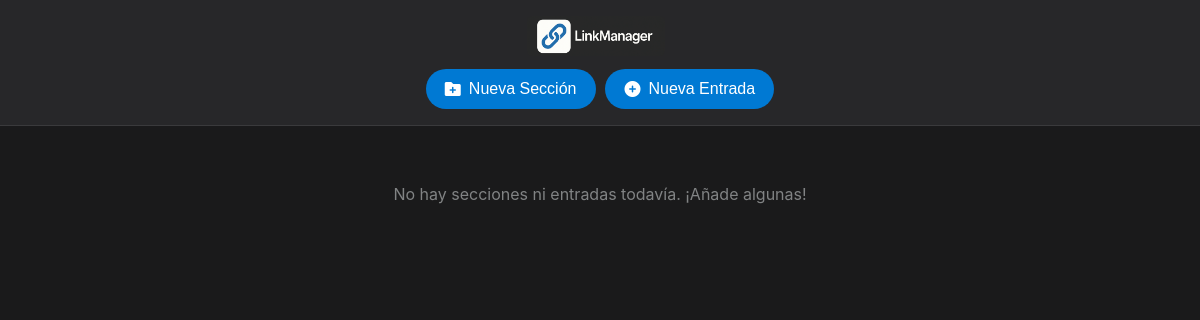
Before: / with the older database file.
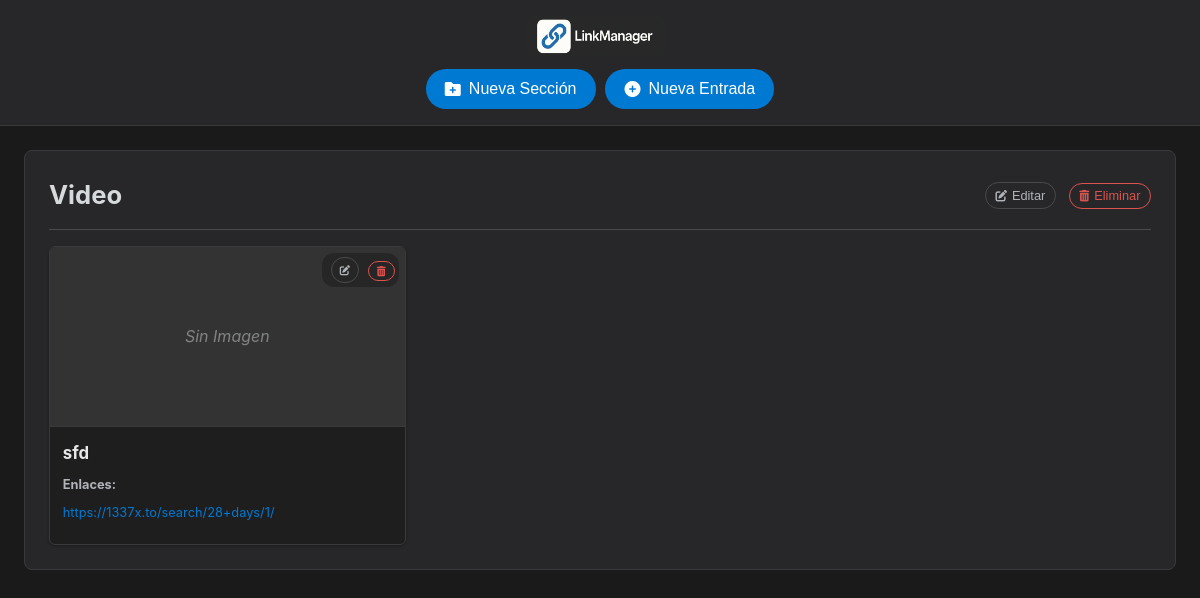
After: the same page with the newer database file.
### tables this page shows
CREATE TABLE sections (
    id INTEGER PRIMARY KEY AUTOINCREMENT,
    name TEXT NOT NULL UNIQUE
);

CREATE TABLE link_entries (
    id INTEGER PRIMARY KEY AUTOINCREMENT,
    title TEXT,
    description TEXT,
    image_url TEXT, 
    section_id INTEGER NOT NULL,
    created_at TIMESTAMP DEFAULT CURRENT_TIMESTAMP,
    FOREIGN KEY (section_id) REFERENCES sections (id) ON DELETE CASCADE
);

CREATE TABLE entry_urls (
    id INTEGER PRIMARY KEY AUTOINCREMENT,
    link_entry_id INTEGER NOT NULL,
    url TEXT NOT NULL,
    label TEXT, 
    FOREIGN KEY (link_entry_id) REFERENCES link_entries (id) ON DELETE CASCADE
);

### app.py (the view)
@app.route('/')
def index():
    db = get_db()
    cur_sections = db.cursor()
    cur_sections.execute("SELECT * FROM sections ORDER BY name")
    sections_data_raw = cur_sections.fetchall()
    sections_with_data = []
    for section_row_raw in sections_data_raw:
        section = dict(section_row_raw)
        cur_entries = db.cursor()
        cur_entries.execute("SELECT * FROM link_entries WHERE section_id = ? ORDER BY created_at DESC", (section['id'],))
        link_entries_for_section = []
        for entry_row_raw in cur_entries.fetchall():
            entry = dict(entry_row_raw)
            cur_urls = db.cursor()
            cur_urls.execute("SELECT * FROM entry_urls WHERE link_entry_id = ? ORDER BY id", (entry['id'],))
            entry['urls'] = [dict(url_row_raw) for url_row_raw in cur_urls.fetchall()]
            link_entries_for_section.append(entry)
        section['link_entries'] = link_entries_for_section
        sections_with_data.append(section)
    all_sections_for_dropdown = [dict(s) for s in sections_data_raw] # Reutilizar para dropdown
    return render_template('index.html', sections_with_data=sections_with_data, all_sections=all_sections_for_dropdown)

### app.py (called while the page is built)
def get_db():
    db = getattr(g, '_database', None)
    if db is None:
        db = g._database = sqlite3.connect(DATABASE)
        db.row_factory = sqlite3.Row
        db.execute("PRAGMA foreign_keys = ON")
    return db

@app.teardown_appcontext
def close_connection(exception):
    db = getattr(g, '_database', None)
    if db is not None:
        db.close()

### templates/index.html (shortened to what this page needs)
<!DOCTYPE html>
<html lang="es">
<head>
    <link rel="stylesheet" href="{{ url_for('static', filename='css/style.css') }}">
    <link rel="stylesheet" href="https://cdnjs.cloudflare.com/ajax/libs/font-awesome/6.0.0-beta3/css/all.min.css">
</head>
<body>
    <header class="site-header">
        <div class="header-content">
            <img src="{{ url_for('static', filename='images/linkmanager-logo.png') }}" alt="LinkManager Logo" class="header-logo">
        </div>
        <nav class="actions-bar">
            <button id="openAddSectionModalBtn" class="action-btn">
                <i class="fas fa-folder-plus"></i><span class="btn-text">Nueva Sección</span>
            </button>
            <button id="openAddLinkModalBtn" class="action-btn">
                <i class="fas fa-plus-circle"></i><span class="btn-text">Nueva Entrada</span>
            </button>
        </nav>
    </header>
    <main class="main-content">
        <div class="sections-display">
            {% if not sections_with_data %}
                <p class="empty-state">No hay secciones ni entradas todavía. ¡Añade algunas!</p>
            {% endif %}
            {% for section in sections_with_data %}
                <section class="links-section">
                    <header class="section-header">
                        <h2 class="section-title">{{ section.name }}</h2>
                        <div class="section-actions">
                            <button class="edit-section-btn action-btn-sm"
                                    data-section-id="{{ section.id }}"
                                    data-section-name="{{ section.name }}"
                                    title="Editar sección">
                                <i class="fas fa-edit"></i><span class="btn-text-sm">Editar</span>
                            </button>
                            <form class="inline-form" action="{{ url_for('delete_section', section_id=section.id) }}" method="POST" onsubmit="return confirm('¿Eliminar esta sección y TODAS sus entradas?');">
                                <button type="submit" class="delete-section-btn action-btn-sm danger" title="Eliminar sección">
                                    <i class="fas fa-trash-alt"></i><span class="btn-text-sm">Eliminar</span>
                                </button>
                            </form>
                        </div>
                    </header>
                    {% if not section.link_entries %}
                        <p class="no-entries-message">No hay entradas en esta sección.</p>
                    {% else %}
                        <div class="links-grid">
                            {% for entry in section.link_entries %}
                                <article class="link-card">
                                    <div class="link-card-actions-top">
                                        <button class="edit-entry-btn action-btn-sm"
                                                data-entry-id="{{ entry.id }}"
                                                title="Editar entrada">
                                            <i class="fas fa-edit"></i>
                                        </button>
                                        <form class="inline-form" action="{{ url_for('delete_link_entry', entry_id=entry.id) }}" method="POST" onsubmit="return confirm('¿Eliminar esta entrada?');">
                                            <button type="submit" class="delete-btn action-btn-sm danger" title="Eliminar entrada">
                                                <i class="fas fa-trash-alt"></i>
                                            </button>
                                        </form>
                                    </div>
                                    <figure class="link-image-figure">
                                        {% if entry.image_url %}
                                            {% if entry.image_url.startswith('http') %}
                                                <img src="{{ entry.image_url }}" alt="{{ entry.title }}" class="link-image" onerror="this.style.display='none'; this.parentElement.classList.add('no-image');">
                                            {% else %}
                                                <img src="{{ url_for('static', filename=entry.image_url) }}" alt="{{ entry.title }}" class="link-image" onerror="this.style.display='none'; this.parentElement.classList.add('no-image');">
                                            {% endif %}
                                        {% else %}
                                            <div class="link-image-placeholder">Sin Imagen</div>
                                        {% endif %}
                                    </figure>
                                    <div class="link-content">
                                        <h3 class="link-title">{{ entry.title if entry.title else "Entrada sin título" }}</h3>
                                        <div class="entry-url-list">
                                            <strong>Enlaces:</strong>
                                            <ul>
                                                {% for item_url in entry.urls %}
                                                <li>
                                                    <a href="{{ item_url.url if item_url.url.startswith('http') else 'http://' + item_url.url }}" target="_blank" rel="noopener noreferrer" title="{{ item_url.url }}">
                                                        {{ item_url.url | truncate(35, True, '...') }}
                                                    </a>
                                                </li>
                                                {% else %} <li>No hay URLs.</li>
                                                {% endfor %}
                                            </ul>
                                        </div>
                                    </div>
                                </article>
                            {% endfor %}
                        </div>
                    {% endif %}
                </section>
            {% endfor %}
        </div>
    </main>
</body>
</html>

Changed rows visible on the page:
added sections: name "Video"
added link_entries: title "sfd"
added entry_urls: url "https://1337x.to/search/28+days/1/"
Other visible differences:
text no longer shown: "No hay secciones ni entradas todavía. ¡Añade algunas!"
